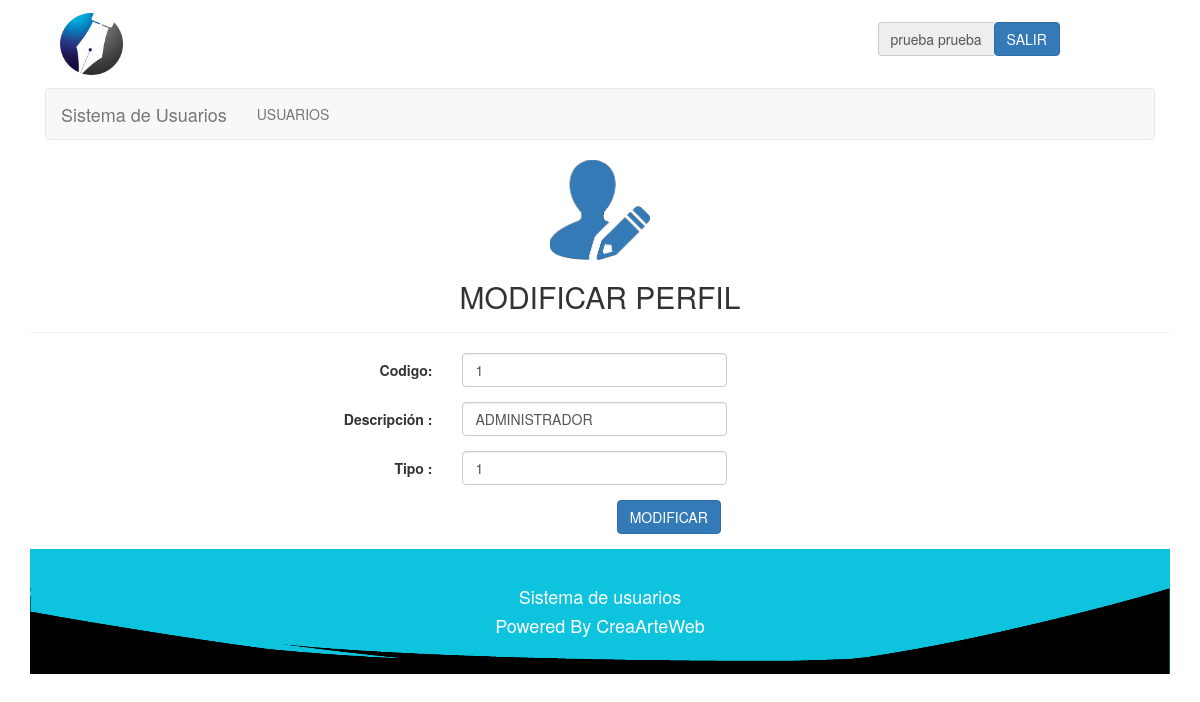
Page /php/perfiles/modificarPerfil.php?perfil=1 (signed in) on the committed database.
### tables this page shows
CREATE TABLE IF NOT EXISTS `modulo` (
  `codigomodulo` int(10) NOT NULL,
  `descripcion` varchar(40) NOT NULL,
  `ruta` varchar(40) NOT NULL,
  `tipo` int(2) NOT NULL COMMENT '1-normal, 2-submenu, 3-principal submenu'
);

CREATE TABLE IF NOT EXISTS `perfil` (
  `codigoperfil` int(2) NOT NULL,
  `descripcion` varchar(20) NOT NULL,
  `tipo` int(5) NOT NULL
);

### php/lib/session.php (called while the page is built, shortened)
<?php
	include("../class/Usuario.php");
	include("../class/Modulo.php");
	include("../class/Perfil.php");
	if (!isset($_SESSION["iniciada"]))
	{
		header( "location:../lib/logout.php" );
	}
	else
	{
		$miUsuario = unserialize( $_SESSION['miUsuario'] );
	}
?>

### php/class/Usuario.php (called while the page is built, shortened)
<?php
	class Usuario
	{
		private $perfil;
		function getPerfil()
		{
			return $this->perfil;
		}
	}
?>

### php/class/Modulo.php (called while the page is built, shortened)
<?php
	class Modulo
	{
		var $conexion;
		function setConexion ( $conexion )
		{
			$this -> conexion = $conexion;
		}
		function consultarUnModulo( $id )
		{
			$query = "SELECT *
					FROM modulo
					WHERE codigomodulo=$id";
			$this -> conexion -> conectar();
			$this -> conexion -> consultarRegistro( $query );
			$matrix = $this -> conexion->getMatrix();
			return $matrix;
		}
		function consultarModulosPerfil( $perfil )
		{
			$query = "SELECT * FROM perfilmodulo WHERE codigoperfil = '$perfil' ORDER BY codigomodulo";
			$this -> conexion -> conectar();
			$this -> conexion -> consultarRegistro( $query );
			$matrix = $this -> conexion->getMatrix();
			return $matrix;
		}
	}
?>

### php/lib/conexion.php (called while the page is built, shortened)
<?php
	class Conexion
	{
		private $servidor;
		private $usuario;
		private $enlace;
		private $consulta;
		function Conexion( $servidor, $bd, $usuario, $pass )
		{
			$this->servidor = $servidor;
			$this->bd = $bd;
			$this->usuario = $usuario;
		}
		function conectar()
		{
			$this->enlace = mysql_connect( $this->servidor, $this->usuario);
		}
		function consultarRegistro( $query )
		{
			$this->consulta = mysql_query( $query, $this->enlace );
		}
		function getMatrix()
		{
			$matrix = array();
			while( $row = mysql_fetch_array( $this->consulta ) )
			{
				$matrix[] = $row;
			}
			return $matrix;
		}
	}
?>

### php/class/Perfil.php (called while the page is built, shortened)
<?php
	class Perfil
	{
		private $codigo;
		private $descripcion;
		private $tipo;
		var $conexion;
		function Perfil( $codigo,  $descripcion, $tipo )
		{
			$this->codigo = $codigo;
			$this->descripcion = $descripcion;
			$this->tipo = $tipo;
		}
		function getCod()
		{
			return $this->codigo;
		}
		function setCodigo( $codigo )
		{
			$this->codigo = $codigo;
		}
		function getDescripcion()
		{
			return $this->descripcion;
		}
		function setDescripcion( $descripcion )
		{
			$this->descripcion = $descripcion;
		}
		function getTipo()
		{
			return $this->tipo;
		}
		function setTipo($tipo)
		{
		 	$this->tipo = $tipo;
		}
		function setConexion ( $conexion )
		{
			$this -> conexion = $conexion;
		}
		function consultarUnPerfil( $id )
		{
			$query = "SELECT * FROM perfil WHERE codigoperfil='$id'";
			$this -> conexion -> conectar();
			$this -> conexion -> consultarRegistro( $query );
			$fila = $this -> conexion -> obtenerResultado();
			$this -> conexion -> cerrarConexion();
			return $fila;
		}
	}
?>

### php/perfiles/modificarPerfil.php (the view, shortened to what this page needs)
<?php
	include("../lib/session.php");
?>
<html>
	<head>
		<link href = "../../css/bootstrap.min.css" rel = "stylesheet" type = "text/css" />
		<link href = "../../css/estilo.css" rel = "stylesheet" type = "text/css" />
	</head>
	<body>
		<div class="container">
			<div class ="col-lg-12 col-md-12 col-sm-12 col-xs-12" id='cabecera'>
				<?php
					include('../lib/barraUsuario.php');
				?>
			</div>
			<div class="col-lg-12 col-md-12 col-sm-12 col-xs-12" id='menu'>
				<?php
					include('../lib/menu.php');
				?>
			</div>
			<div class="page-header" align = "center">
				<image src='../../img/usuarioEditar.png' class='img-responsive'>
				<h2>MODIFICAR PERFIL</h2>
			</div>
			<?php
				if( isset( $_GET['perfil'] ) )
				{
					$miVariable =  $_GET['perfil'];
					$miPerfil = new Perfil( $miVariable, "", "" );
					$miPerfil -> setConexion( $conexion );
					$filaUsuario2 = $miPerfil -> consultarUnPerfil( $miVariable );
					$miPerfil -> setCodigo( $filaUsuario2['0'] );
					$miPerfil -> setDescripcion( $filaUsuario2['1'] );
					$miPerfil -> setTipo($filaUsuario2['2']);
					$codigo = $miPerfil -> getCod();
					$descripcion = $miPerfil -> getDescripcion();
					$tipo = $miPerfil -> getTipo();
				}
				else
				{
					$codigo = '';
					$descripcion = '';
					$tipo = '';
				}
			?>
			<div align='center' class="col-lg-offset-3 col-md-offset-3">
				<form class="form-horizontal" role="form" action="modificar.php" method="post">
			  	  	<div class="form-group">
			  	    	<label for="codigo" class="col-sm-2 control-label">Codigo: </label>
			  	    	<div class="col-sm-4">
			  	      		<input type="text" class="form-control" id="codigo"
			  		      		name="codigo" value='<?php echo $codigo; ?>' placeholder="id" required minlength=1/>
			  		    </div>
			  	  	</div>
		  	  	  	<div class="form-group">
		  	  		    <label for="descripcion" class="col-sm-2 control-label">Descripción :</label>
		  	  		    <div class="col-sm-4">
		  	  		      <input type="text" class="form-control" id="descripcion"
		  	  		      		name="descripcion" value='<?php echo $descripcion; ?>' placeholder="descripción" required minlength=4/>
		  	  		    </div>
		  	  	  	</div>
		  	  	  	<div class="form-group">
		  	  		    <label for="tipo" class="col-sm-2 control-label">Tipo :</label>
		  	  		    <div class="col-sm-4">
		  	  		      <input type="text" class="form-control" id="tipo"
		  	  		      		name="tipo" value='<?php echo $tipo; ?>' placeholder="tipo" />
		  	  		    </div>
		  	  	  	</div>
				  	<div class="form-group">
					    <div class="col-sm-10">
					    	<button type="submit" class="btn btn-primary">MODIFICAR</button>
					    </div>
				  	</div>
				</form>
			</div>
			<div id="footer" class="col-lg-12 col-md-12 col-sm-12 col-xs-12">
				<?php
					include('../lib/footer.php');
				?>
			</div>
		</div>
	</body>
</html>

### php/lib/menu.php (shortened to what this page needs)
<nav class="navbar navbar-default">
	<div class="container-fluid">
		<div class="navbar-header">
		  	<a class="navbar-brand" href="../lib/home.php">
			  	Sistema de Usuarios
		  	</a>
		</div>
		<div class="collapse navbar-collapse" id="bs-example-navbar-collapse-1">
			<ul class="nav navbar-nav">
				<?php
					$miModulo = new Modulo( "", "", "", "" );
					$miModulo -> setConexion( $conexion );
					$modulosPerfil = $miModulo -> consultarModulosPerfil( $miUsuario->getPerfil() );
					if( $modulosPerfil )
					foreach( $modulosPerfil as $moduloP )
					{
						$modulo = $miModulo->consultarUnModulo( $moduloP[2] );
						if( $modulo )
						foreach( $modulo as $modulo2 )
						{
							if( $modulo2['3'] == 1  )
							{
								echo "<li class='divider-vertical'><a href='".$modulo2['2']."'>".$modulo2['1']."</a></li>";
							}
						}
					}
				?>
		  	</ul>
		</div>
	</div>
</nav>

### css/estilo.css (style rules this page uses)
#footer { background-color: #0EC3DE; background-repeat: no-repeat; background-position: center; padding: 2em 0 2em 0; text-align: center; background-image: url('../img/footer.png'); background-size: 100% 100%; color: #FFF; }

### rows in the picture
modulo: descripcion "USUARIOS"
perfil: codigo "1", descripcion "ADMINISTRADOR", tipo "1"

### other values in the picture
$miUsuario -> getNombre() "prueba"
$miUsuario -> getApellido() "prueba"
